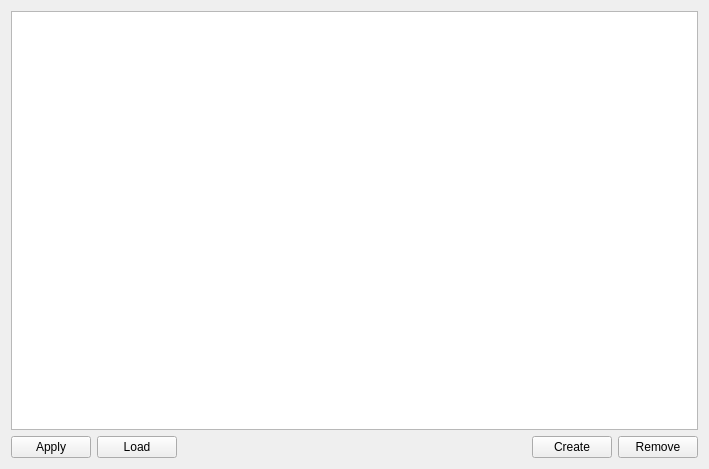
<?xml version="1.0" encoding="UTF-8"?>
<ui version="4.0">
 <class>VMTDDeviceTableForm</class>
 <widget class="QWidget" name="VMTDDeviceTableForm">
  <property name="geometry">
   <rect>
    <x>0</x>
    <y>0</y>
    <width>709</width>
    <height>469</height>
   </rect>
  </property>
  <property name="windowTitle">
   <string>Form</string>
  </property>
  <layout class="QVBoxLayout" name="verticalLayout">
   <item>
    <widget class="QTableView" name="tableView"/>
   </item>
   <item>
    <layout class="QHBoxLayout" name="hl_1">
     <item>
      <widget class="QPushButton" name="pbApply">
       <property name="text">
        <string>Apply</string>
       </property>
      </widget>
     </item>
     <item>
      <widget class="QPushButton" name="pbLoad">
       <property name="text">
        <string>Load</string>
       </property>
      </widget>
     </item>
     <item>
      <spacer name="_1">
       <property name="orientation">
        <enum>Qt::Horizontal</enum>
       </property>
       <property name="sizeHint" stdset="0">
        <size>
         <width>40</width>
         <height>20</height>
        </size>
       </property>
      </spacer>
     </item>
     <item>
      <widget class="QPushButton" name="pbCreate">
       <property name="text">
        <string>Create</string>
       </property>
      </widget>
     </item>
     <item>
      <widget class="QPushButton" name="pbRemove">
       <property name="text">
        <string>Remove</string>
       </property>
      </widget>
     </item>
    </layout>
   </item>
  </layout>
 </widget>
 <resources/>
 <connections/>
</ui>
